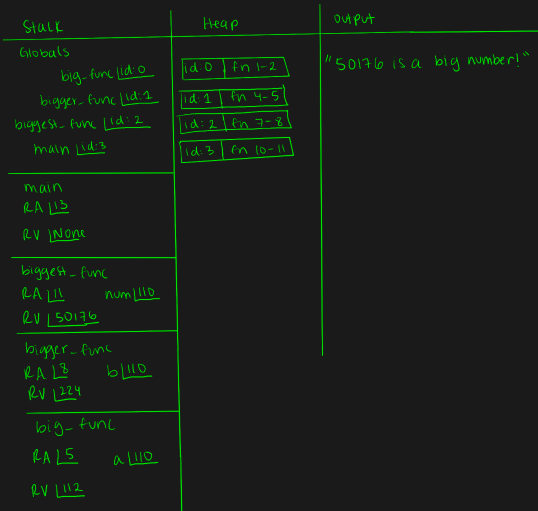
#> input picture resources/practice/sp26/qz00/big_func.png, 1076 x 1022 px (shown at 1/2 size)
$ python -i support.py   (imports and definitions only)
#> lines starting #> are read from the running program, lines starting #| are printed output that depends on the picture
"""Support code for Compstagram."""

from __future__ import annotations

__author__ = "Kris Jordan <kris@cs.unc.edu>"

from io import BytesIO
from base64 import b64decode, b64encode
from PIL import Image
from pydantic import BaseModel
from typing import Protocol


# [16 lines that did not run here, left out]


# [21 lines that did not run here, left out]


# [10 lines that did not run here, left out]


# Type Alias to make it explicit where a "string" is actually a Base64 encoded image
Base64ImageStr = str


# [9 lines that did not run here, left out]


class FilterSettings(BaseModel):
    """Default settings for a given filter. Name must be filter class name."""

    name: str
    amount: float


# [19 lines that did not run here, left out]


# [17 lines that did not run here, left out]

>>> import cv2
>>> picture = cv2.imread('../../../resources/practice/sp26/qz00/big_func.png', cv2.IMREAD_GRAYSCALE)
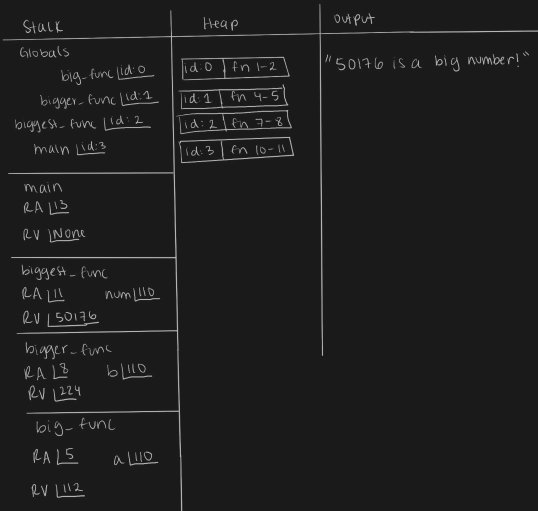
#> picture: shape (1022, 1076) (shown at 1/2 size); min 21, max 185, mean 30
#> (the run stopped early here; a loop or call above may not have finished)

$ run again, on resources/practice/sp26/qz00/division.png
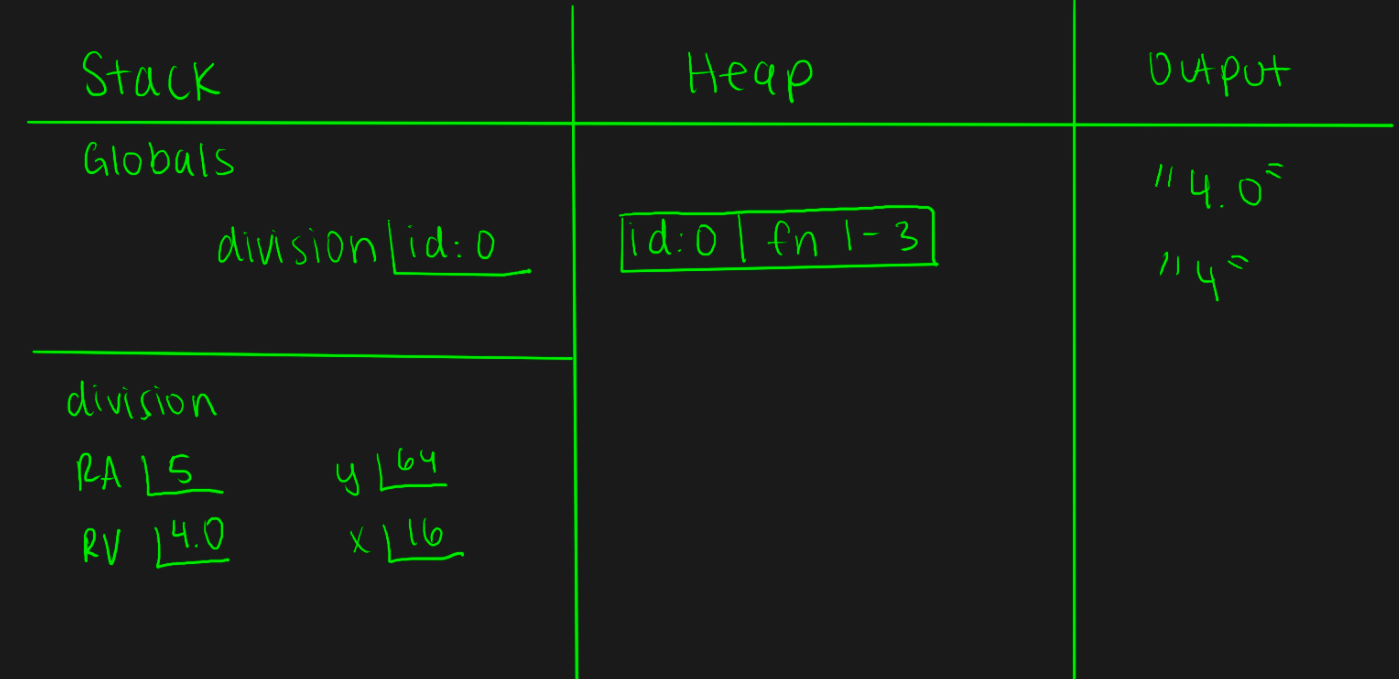
#> input picture resources/practice/sp26/qz00/division.png, 1399 x 679 px
#> `picture = cv2.imread('../../../resources/practice/sp26/qz00/big_func.p..`:
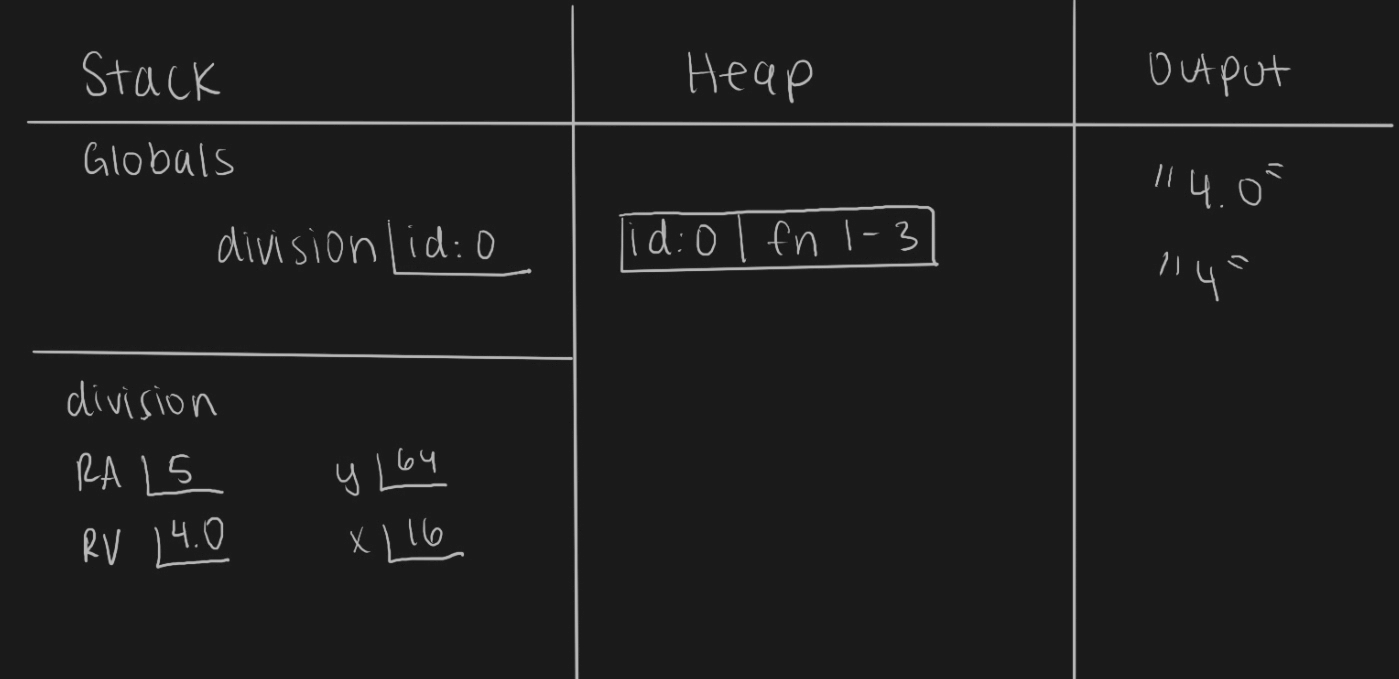
#> picture: shape (679, 1399); min 21, max 185, mean 29.9

$ run again, on resources/practice/sp26/qz00/mystery_word.png
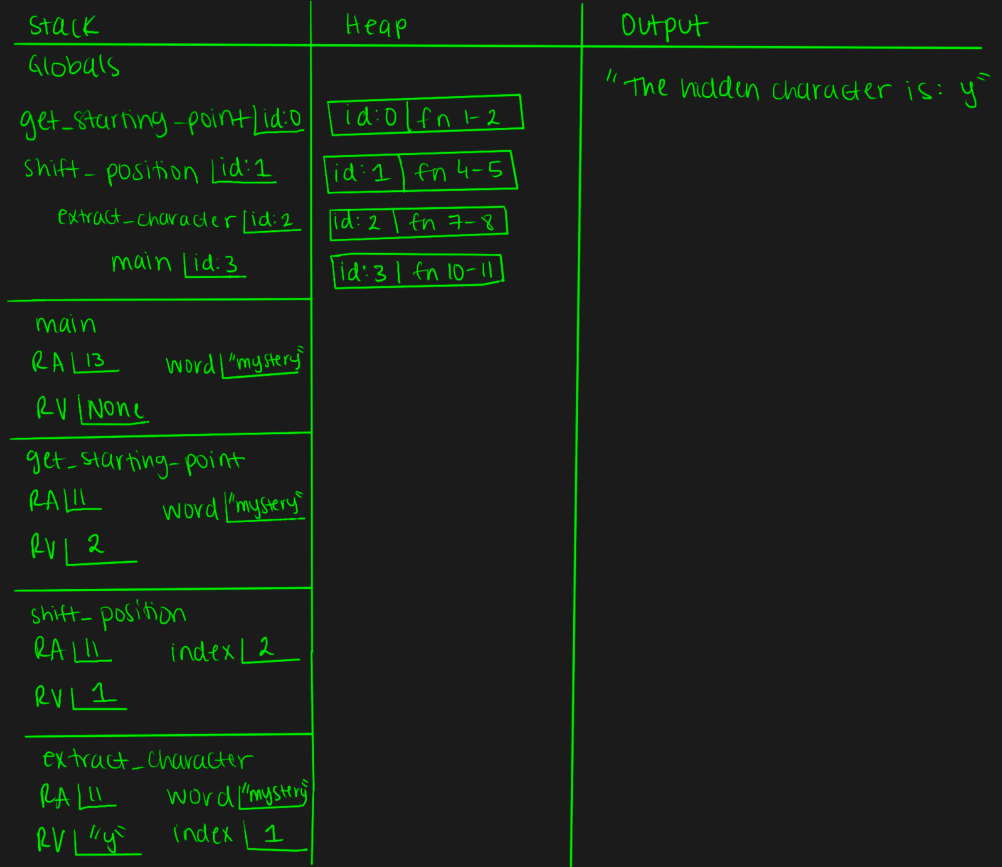
#> input picture resources/practice/sp26/qz00/mystery_word.png, 2004 x 1734 px (shown at 1/2 size)
#> `picture = cv2.imread('../../../resources/practice/sp26/qz00/big_func.p..`:
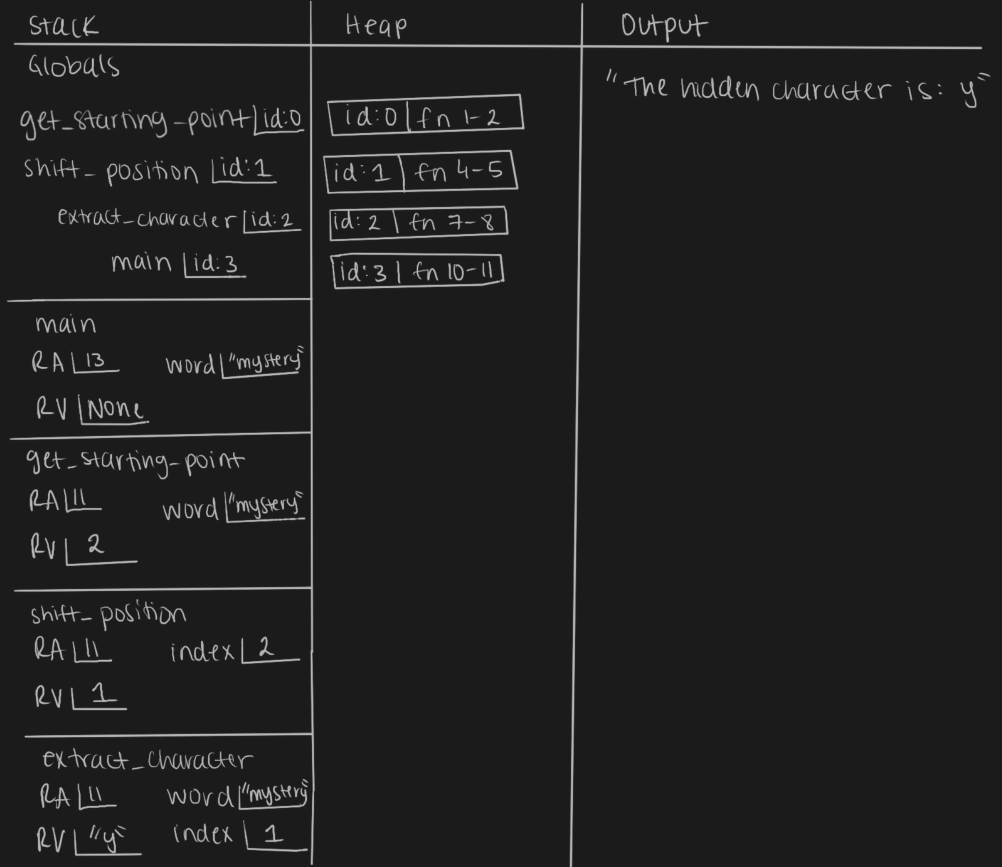
#> picture: shape (1734, 2004) (shown at 1/2 size); min 21, max 185, mean 32.2
